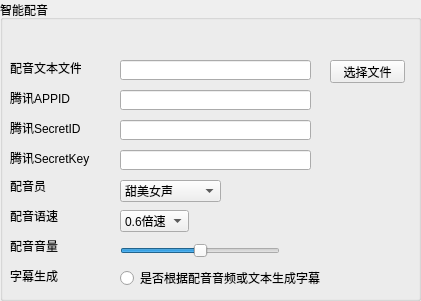
    <widget class="QGroupBox" name="groupBox_5">
     <property name="geometry">
      <rect>
       <x>440</x>
       <y>10</y>
       <width>421</width>
       <height>301</height>
      </rect>
     </property>
     <property name="title">
      <string>智能配音</string>
     </property>
     <widget class="QLabel" name="label_24">
      <property name="geometry">
       <rect>
        <x>10</x>
        <y>60</y>
        <width>71</width>
        <height>16</height>
       </rect>
      </property>
      <property name="text">
       <string>配音文本文件</string>
      </property>
     </widget>
     <widget class="QLabel" name="label_25">
      <property name="geometry">
       <rect>
        <x>10</x>
        <y>90</y>
        <width>71</width>
        <height>16</height>
       </rect>
      </property>
      <property name="text">
       <string>腾讯APPID</string>
      </property>
     </widget>
     <widget class="QLabel" name="label_26">
      <property name="geometry">
       <rect>
        <x>10</x>
        <y>120</y>
        <width>81</width>
        <height>16</height>
       </rect>
      </property>
      <property name="text">
       <string>腾讯SecretID</string>
      </property>
     </widget>
     <widget class="QLabel" name="label_27">
      <property name="geometry">
       <rect>
        <x>10</x>
        <y>150</y>
        <width>81</width>
        <height>16</height>
       </rect>
      </property>
      <property name="text">
       <string>腾讯SecretKey</string>
      </property>
     </widget>
     <widget class="QLabel" name="label_28">
      <property name="geometry">
       <rect>
        <x>10</x>
        <y>180</y>
        <width>54</width>
        <height>12</height>
       </rect>
      </property>
      <property name="text">
       <string>配音员</string>
      </property>
     </widget>
     <widget class="QLabel" name="label_29">
      <property name="geometry">
       <rect>
        <x>10</x>
        <y>210</y>
        <width>54</width>
        <height>12</height>
       </rect>
      </property>
      <property name="text">
       <string>配音语速</string>
      </property>
     </widget>
     <widget class="QLabel" name="label_30">
      <property name="geometry">
       <rect>
        <x>10</x>
        <y>240</y>
        <width>54</width>
        <height>12</height>
       </rect>
      </property>
      <property name="text">
       <string>配音音量</string>
      </property>
     </widget>
     <widget class="QLabel" name="label_31">
      <property name="geometry">
       <rect>
        <x>10</x>
        <y>270</y>
        <width>54</width>
        <height>12</height>
       </rect>
      </property>
      <property name="text">
       <string>字幕生成</string>
      </property>
     </widget>
     <widget class="QLineEdit" name="lineEdit_10">
      <property name="geometry">
       <rect>
        <x>120</x>
        <y>60</y>
        <width>191</width>
        <height>20</height>
       </rect>
      </property>
      <property name="focusPolicy">
       <enum>Qt::NoFocus</enum>
      </property>
     </widget>
     <widget class="QLineEdit" name="lineEdit_11">
      <property name="geometry">
       <rect>
        <x>120</x>
        <y>90</y>
        <width>191</width>
        <height>20</height>
       </rect>
      </property>
     </widget>
     <widget class="QLineEdit" name="lineEdit_12">
      <property name="geometry">
       <rect>
        <x>120</x>
        <y>120</y>
        <width>191</width>
        <height>20</height>
       </rect>
      </property>
     </widget>
     <widget class="QLineEdit" name="lineEdit_13">
      <property name="geometry">
       <rect>
        <x>120</x>
        <y>150</y>
        <width>191</width>
        <height>20</height>
       </rect>
      </property>
     </widget>
     <widget class="QComboBox" name="comboBox_2">
      <property name="geometry">
       <rect>
        <x>120</x>
        <y>180</y>
        <width>101</width>
        <height>22</height>
       </rect>
      </property>
      <item>
       <property name="text">
        <string>甜美女声</string>
       </property>
      </item>
      <item>
       <property name="text">
        <string>亲切男声</string>
       </property>
      </item>
      <item>
       <property name="text">
        <string>知性女声</string>
       </property>
      </item>
      <item>
       <property name="text">
        <string>可爱童声</string>
       </property>
      </item>
      <item>
       <property name="text">
        <string>亲切女声</string>
       </property>
      </item>
     </widget>
     <widget class="QComboBox" name="comboBox_3">
      <property name="geometry">
       <rect>
        <x>120</x>
        <y>210</y>
        <width>69</width>
        <height>22</height>
       </rect>
      </property>
      <item>
       <property name="text">
        <string>0.6倍速</string>
       </property>
      </item>
      <item>
       <property name="text">
        <string>0.8倍速</string>
       </property>
      </item>
      <item>
       <property name="text">
        <string>1.0倍速</string>
       </property>
      </item>
      <item>
       <property name="text">
        <string>1.2倍速</string>
       </property>
      </item>
      <item>
       <property name="text">
        <string>1.5倍速</string>
       </property>
      </item>
     </widget>
     <widget class="QSlider" name="horizontalSlider_3">
      <property name="geometry">
       <rect>
        <x>120</x>
        <y>240</y>
        <width>160</width>
        <height>22</height>
       </rect>
      </property>
      <property name="maximum">
       <number>100</number>
      </property>
      <property name="value">
       <number>50</number>
      </property>
      <property name="orientation">
       <enum>Qt::Horizontal</enum>
      </property>
     </widget>
     <widget class="QRadioButton" name="radioButton_3">
      <property name="geometry">
       <rect>
        <x>120</x>
        <y>270</y>
        <width>221</width>
        <height>16</height>
       </rect>
      </property>
      <property name="text">
       <string>是否根据配音音频或文本生成字幕</string>
      </property>
     </widget>
     <widget class="QPushButton" name="pushButton_4">
      <property name="geometry">
       <rect>
        <x>330</x>
        <y>60</y>
        <width>75</width>
        <height>23</height>
       </rect>
      </property>
      <property name="text">
       <string>选择文件</string>
      </property>
     </widget>
    </widget>
